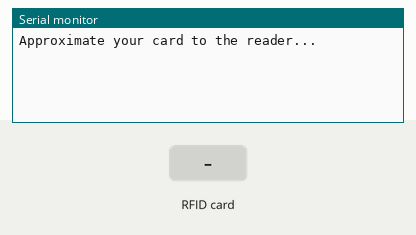
Recording of a sketch running on a simulated Arduino Uno, built with avr-gcc and run on an emulated ATmega328P. On the bench: the last lines printed to the serial monitor. Inputs (shaded band) come from the test bench.

Above: at 1.2 s.
1.3 s: RFID card E3 8D D1 95 held to the reader
At 2.1 s:
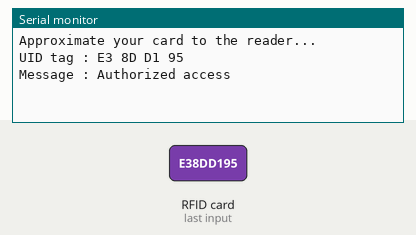
2.8 s: RFID card 03 64 53 A6 held to the reader
At 3.5 s:
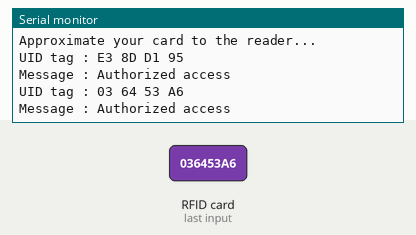
4.3 s: RFID card 5E 7A 19 C4 held to the reader
At 4.9 s:
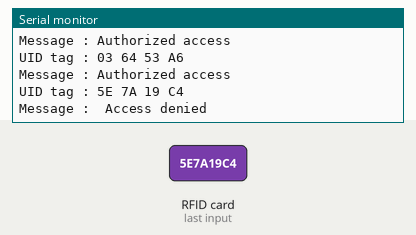

Measured:
- after the input at 1.3 s, the serial monitor: prints a new line at once (image 1)
- after the input at 2.8 s, the serial monitor: prints a new line at once (image 2)
- after the input at 4.3 s, the serial monitor: prints a new line at once (image 3)

The sketch:

PROYECTO_CON_TARJETA_RFIT.ino
```cpp
#define r1 A5
int relay1 = LOW;

#include <SPI.h>
#include <MFRC522.h>

#define SS_PIN 10
#define RST_PIN 9
MFRC522 mfrc522(SS_PIN, RST_PIN);   // Create MFRC522 instance.

void setup()
{
  pinMode(r1, OUTPUT);

  Serial.begin(9600);   // Initiate a serial communication
  SPI.begin();      // Initiate  SPI bus
  mfrc522.PCD_Init();   // Initiate MFRC522
  Serial.println("Approximate your card to the reader...");
  Serial.println();

}
void loop()
{
  // Look for new cards
  if ( ! mfrc522.PICC_IsNewCardPresent())
  {
    return;
  }
  // Select one of the cards
  if ( ! mfrc522.PICC_ReadCardSerial())
  {
    return;
  }
  //Show UID on serial monitor
  Serial.print("UID tag :");
  String content = "";
  byte letter;
  for (byte i = 0; i < mfrc522.uid.size; i++)
  {
    Serial.print(mfrc522.uid.uidByte[i] < 0x10 ? " 0" : " ");
    Serial.print(mfrc522.uid.uidByte[i], HEX);
    content.concat(String(mfrc522.uid.uidByte[i] < 0x10 ? " 0" : " "));
    content.concat(String(mfrc522.uid.uidByte[i], HEX));
  }
  Serial.println();
  Serial.print("Message : ");
  content.toUpperCase();
  if ((content.substring(1) == "E3 8D D1 95") || (content.substring(1) == "03 64 53 A6")) //change here the UID of the card/cards that you want to give access
  {
    Serial.println("Authorized access");
    Serial.println();
    relay1 = ~ relay1;
    digitalWrite(r1, relay1);
    delay(500);
  }

  else   {
    Serial.println(" Access denied");
    delay(3000);
  }
}
```
